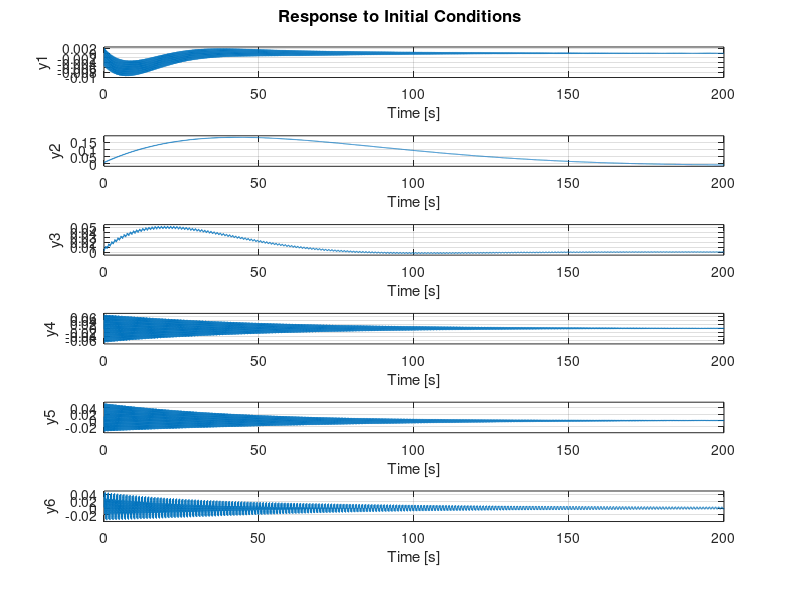
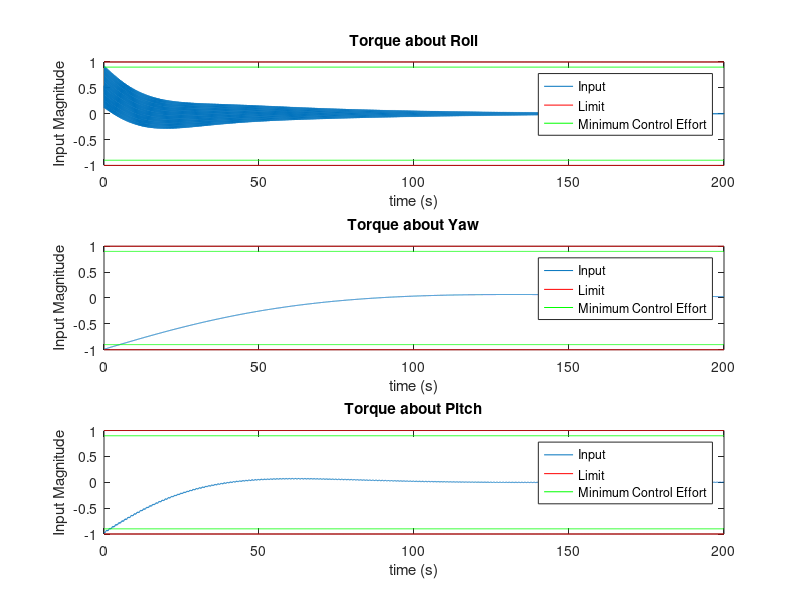

The MATLAB script that drew these images, in order:
close all;
clear all;

load('sat.mat')

%% a)

% First ensure that the system is controllable and observable.
cont_r = rank(ctrb(A,B));  % The rank of this is 10. So not controllable.
obsv_r = rank(obsv(A,C));  % The rank of this is 12. So not observable.

% Since the system is not controllable or observable. I need to ensure that
% it is stabilizable and detectable.

% Detectability: The system is detectable iff every eigen value vector of A
% corresponding to an eigenvalue with a positive or zero real part is not
% in the kernal of C.
eig_A = eig(A);
detectable = 1;
for ii=1:length(eig_A)
   if real(eig_A(ii)) >= 0
       PHB = [A-eig_A(ii)*eye(18); C];
       if rank(PHB) < 18
           detectable = 0;
       end
   end
end
% The value of detectable is still 1. So the system is detectable.

% Stabilizability: The system is stabilizable iff every eigenvector of A'
% corresponding to and eigenvalue with a positive or zero real part is not
% in the kernal of B'.
eig_A = eig(A);
stabilizable = 1;
for ii=1:length(eig_A)
   if real(eig_A(ii)) >= 0
       PHB = [A-eig_A(ii)*eye(18) B];
       if rank(PHB) < 18
           stabilizable = 0;
       end
   end
end
% The value of stabilizable is still 1. So the system is stabilizable.

%%% Now that I know that the system is both stabilizable and detectable, I
%%% can start to create an LQR and LQG controller. 

%%%% LQR
% I will use Bryson's rule to create my Q1 and R1 matrices as a starting point for
% the LQR controller.
max_x = 2;                      % Desired maximum state deviation from equilibrium.
Q1 = diag(ones(18,1)/max_x^2);
q = 1;                          % Used to tune performance
Q = q*Q1;

max_u = 1;                      % Desired maximum input deviation from equilibrium.
R1 = diag(ones(3,1)/max_u^2);
r = diag([5,2000,120]);              % Used to tune performance.
R=r*R1;

[K,S,E] = lqr(A,B,Q,R);
K
eig(A-B*K); % Ensure that the eigen values are all less than zero.

%%%% LQG
% I will use the known noise covariance to and model disturbance covariance
% To construct my D and N covariance matrices.
Dk = eye(3,3)*10^-3;
Nk = diag([ones(3,1)*10^-5;ones(3,1)*10^-10]);

[Kest,L,P] = kalman(ss(A,B,C,D),Dk,Nk);
L
eig(A-L*C)   % Ensure that the eigen values are all less than zero.

%%% Plot the results of the controller.
figure(1),clf;
initial(ss(A-B*K,B*0,C,D),ones(18,1));

%% b)
% Run the simulation again to get the state values
[Y,T,X] =initial(ss(A-B*K,B*0,C,D),ones(18,1));

% Get the input values since u = -Kx;
u =-K*X';

% Plot the input
figure(2),clf;
subplot(3,1,1)
plot(T,u(1,:));
hold on
plot(T,ones(1,length(T))*1,'r')
plot(T,ones(1,length(T))*0.9,'g')
plot(T,-ones(1,length(T))*1,'r')
plot(T,-ones(1,length(T))*0.9,'g')
title('Torque about Roll');
xlabel('time (s)')
ylabel('Input Magnitude');
legend('Input','Limit','Minimum Control Effort');

subplot(3,1,2)
plot(T,u(2,:));
hold on
plot(T,ones(1,length(T))*1,'r')
plot(T,ones(1,length(T))*0.9,'g')
plot(T,-ones(1,length(T))*1,'r')
plot(T,-ones(1,length(T))*0.9,'g')
title('Torque about Yaw');
xlabel('time (s)')
ylabel('Input Magnitude');
legend('Input','Limit','Minimum Control Effort');

subplot(3,1,3)
plot(T,u(3,:));
hold on
plot(T,ones(1,length(T))*1,'r')
plot(T,ones(1,length(T))*0.9,'g')
plot(T,-ones(1,length(T))*1,'r')
plot(T,-ones(1,length(T))*0.9,'g')
title('Torque about Pitch');
xlabel('time (s)')
ylabel('Input Magnitude');
legend('Input','Limit','Minimum Control Effort');

% Verify that the maximum input value is between 0.9 and 1.
max(abs(u),[],2); 
% The maximum values are [0.91;0.9905;0.9813]. Thus the system constraints
% are satisfied.




